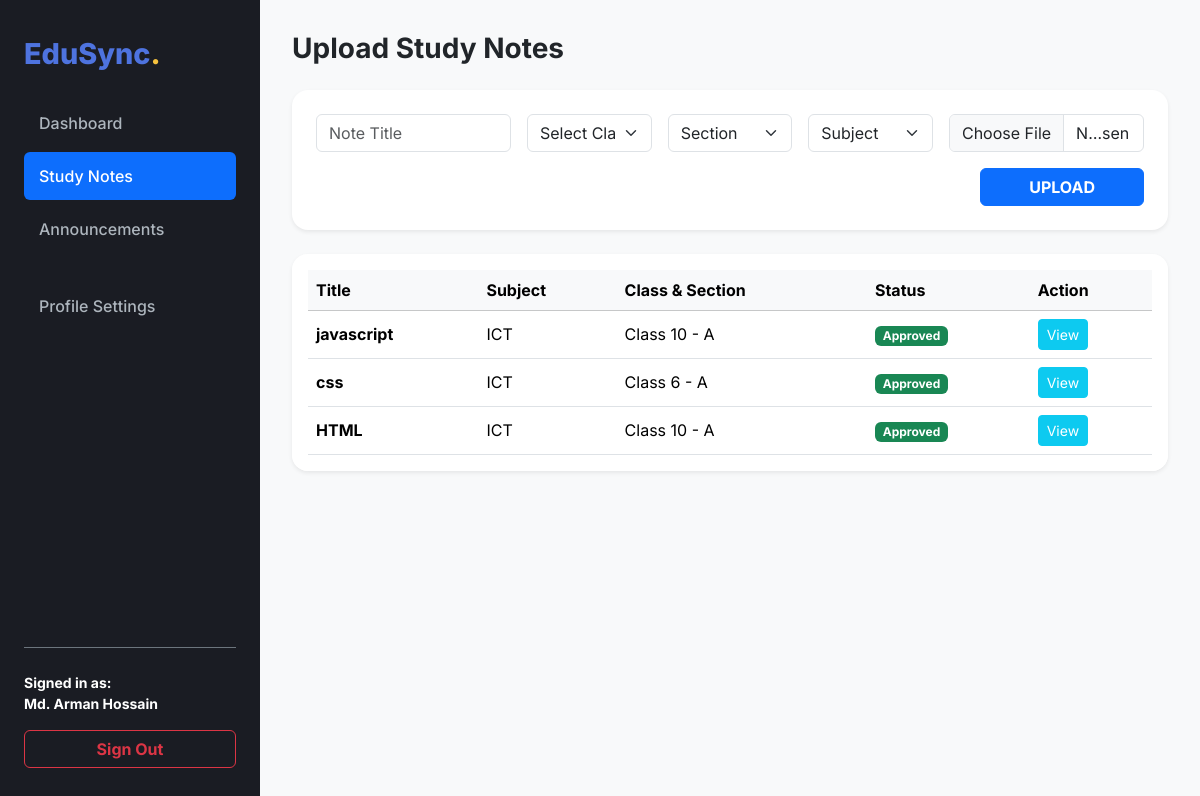
/teacher/upload_notes.php (signed in), run on the app's committed database.
### tables this page shows
CREATE TABLE `notes` (
  `id` int(11) NOT NULL,
  `teacher_id` int(11) NOT NULL,
  `title` varchar(255) NOT NULL,
  `class_name` varchar(50) NOT NULL,
  `section` varchar(50) NOT NULL,
  `subject` varchar(100) DEFAULT NULL,
  `file_path` varchar(255) NOT NULL,
  `status` varchar(20) DEFAULT 'pending',
  `created_at` timestamp NOT NULL DEFAULT current_timestamp()
);

### teacher/upload_notes.php (the view, shortened to what this page needs)
<?php
require_once '../config/db.php';
$notes = $conn->query("SELECT * FROM notes WHERE teacher_id = " . $_SESSION['user_id'] . " ORDER BY created_at DESC");
include '../includes/header.php';
?>
<div class="wrapper">
    <?php include '../includes/sidebar.php'; ?>
    <div class="main-content">
        <h3 class="fw-bold mb-4">Upload Study Notes</h3>
        <div class="card p-4 mb-4 shadow-sm border-0 rounded-4">
            <form method="POST" enctype="multipart/form-data">
                <div class="row g-3">
                    <div class="col-md-3">
                        <input type="text" name="title" class="form-control" placeholder="Note Title" required>
                    </div>
                    <div class="col-md-2">
                        <select name="class_name" id="classSelect" class="form-select" required>
                            <option value="">Select Class</option>
                        </select>
                    </div>
                    <div class="col-md-2">
                        <select name="section" class="form-select" required>
                            <option value="">Section</option>
                        </select>
                    </div>
                    <div class="col-md-2">
                        <select name="subject" id="subjectSelect" class="form-select" required>
                            <option value="">Subject</option>
                        </select>
                    </div>
                    <div class="col-md-3">
                        <input type="file" name="fileToUpload" class="form-control" required>
                    </div>
                    <div class="col-md-12 text-end mt-3">
                        <button type="submit" class="btn btn-primary fw-bold px-5">UPLOAD</button>
                    </div>
                </div>
            </form>
        </div>
        <div class="card p-0 shadow-sm border-0 rounded-4 overflow-hidden">
            <div class="table-responsive bg-white p-3">
                <table class="table table-hover align-middle mb-0">
                    <thead class="table-light"><tr><th>Title</th><th>Subject</th><th>Class & Section</th><th>Status</th><th>Action</th></tr></thead>
                    <tbody>
                        <?php while($row = $notes->fetch_assoc()): ?>
                        <tr>
                            <td class="fw-bold"><?php echo $row['title']; ?></td>
                            <td><?php echo $row['subject']; ?></td>
                            <td><?php echo $row['class_name'] . ' - ' . $row['section']; ?></td>
                            <td>
                                <?php if($row['status'] == 'approved'): ?>
                                    <span class="badge bg-success">Approved</span>
                                <?php elseif($row['status'] == 'rejected'): ?>
                                    <span class="badge bg-danger">Rejected</span>
                                <?php else: ?>
                                    <span class="badge bg-warning text-dark">Pending</span>
                                <?php endif; ?>
                            </td>
                            <td><a href="../uploads/<?php echo $row['file_path']; ?>" class="btn btn-sm btn-info text-white" target="_blank">View</a></td>
                        </tr>
                        <?php endwhile; ?>
                    </tbody>
                </table>
            </div>
        </div>
    </div>
</div>
<?php include '../includes/footer.php'; ?>

### assets/css/style.css (style rules this page uses)
:root { --primary: #4e73df; --sidebar-bg: #1a1c23; --sidebar-hover: #2d303e; --bg-light: #f8f9fc; }
body { font-family: 'Inter', sans-serif; background-color: var(--bg-light); margin: 0; }
.wrapper { display: flex; min-height: 100vh; }
.main-content { flex: 1; margin-left: 260px; padding: 2rem; }

### data on the page
notes: title "javascript", subject "ICT", class_name "Class 10", section "A", status "Approved"
notes: title "css", subject "ICT", class_name "Class 6", section "A", status "Approved"
notes: title "HTML", subject "ICT", class_name "Class 10", section "A", status "Approved"

### other printed values
$user_name "Md. Arman Hossain"
